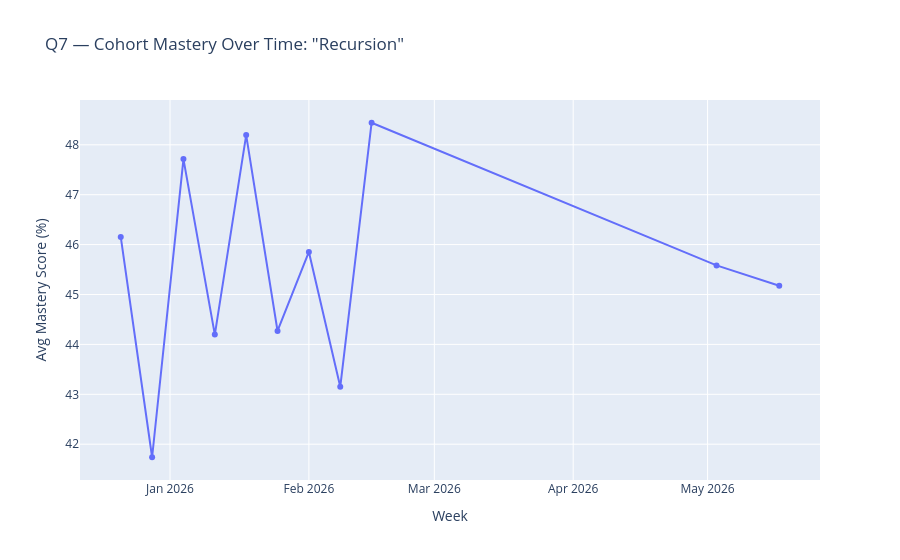

Notebook cell for this chart:
### Markdown cell above
### Q7 — Cohort mastery change over time for weakest concept

### Code cell
worst_id = concept_fail.iloc[0]['concept_id']
worst_name = concept_fail.iloc[0]['concept_name']

trend = (
    concepts[concepts['concept_id'] == worst_id]
    .sort_values('timestamp')
    .groupby(pd.Grouper(key='timestamp', freq='W'))['score_pct']
    .mean()
    .reset_index()
    .dropna()
)

fig = px.line(
    trend, x='timestamp', y='score_pct',
    title=f'Q7 — Cohort Mastery Over Time: "{worst_name}"',
    labels={'score_pct': 'Avg Mastery Score (%)', 'timestamp': 'Week'},
    markers=True
)
fig.show()

first_score = trend['score_pct'].iloc[0]
last_score  = trend['score_pct'].iloc[-1]
direction = 'improving ↑' if last_score > first_score else ('declining ↓' if last_score < first_score else 'flat →')
print(f'📊 Observation: Mastery of "{worst_name}" is {direction}')
print(f'  First measurement: {first_score:.1f}% → Latest: {last_score:.1f}%')

### Figure 1 — Plotly figure (JSON) as saved in the notebook; plotly's stock layout.template omitted (floating-point values rounded to 4 significant figures)
{"data": [{"hovertemplate": "Week=%{x}<br>Avg Mastery Score (%)=%{y}<extra></extra>", "legendgroup": "", "line": {"color": "#636efa", "dash": "solid"}, "marker": {"symbol": "circle"}, "mode": "lines+markers", "name": "", "orientation": "v", "showlegend": false, "type": "scatter", "x": ["2025-12-21T00:00:00.000000", "2025-12-28T00:00:00.000000", "2026-01-04T00:00:00.000000", "2026-01-11T00:00:00.000000", "2026-01-18T00:00:00.000000", "2026-01-25T00:00:00.000000", "2026-02-01T00:00:00.000000", "2026-02-08T00:00:00.000000", "2026-02-15T00:00:00.000000", "2026-05-03T00:00:00.000000", "2026-05-17T00:00:00.000000"], "xaxis": "x", "y": [46.15, 41.74, 47.71, 44.2, 48.19, 44.27, 45.85, 43.15, 48.44, 45.58, 45.18], "yaxis": "y"}], "layout": {"legend": {"tracegroupgap": 0}, "title": {"text": "Q7 — Cohort Mastery Over Time: \"Recursion\""}, "xaxis": {"anchor": "y", "domain": [0, 1], "title": {"text": "Week"}}, "yaxis": {"anchor": "x", "domain": [0, 1], "title": {"text": "Avg Mastery Score (%)"}}}}
